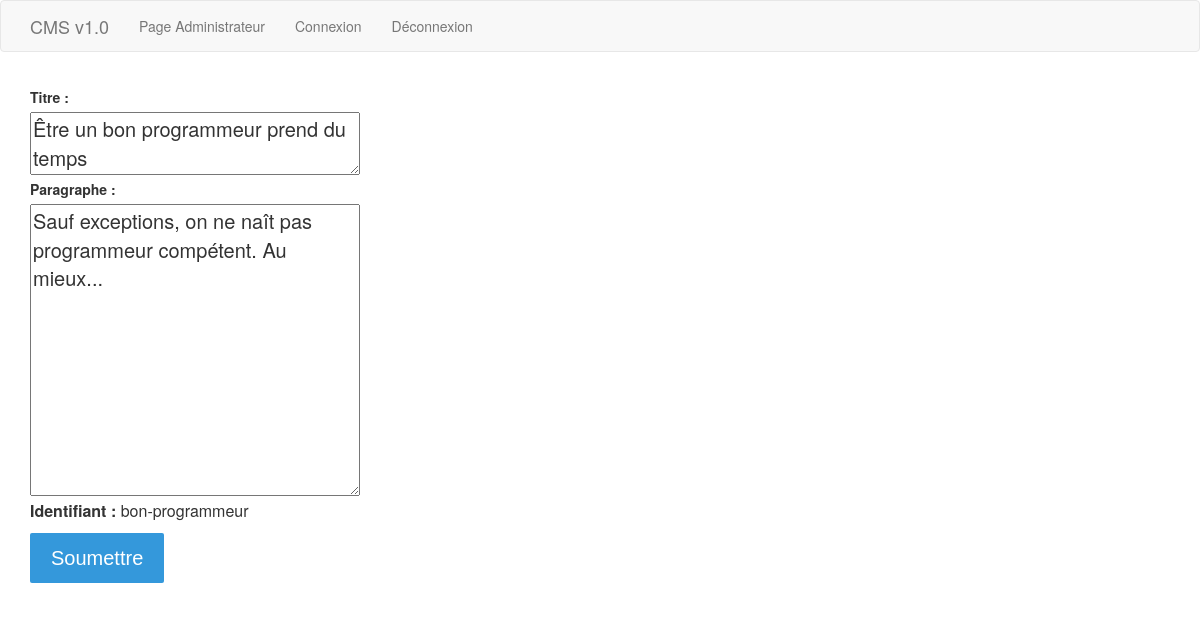
The page /admin-modifier/bon-programmeur (signed in) on the database its author committed.
### tables this page shows
CREATE TABLE article (
  id integer primary key,
  titre varchar(100),
  identifiant varchar(50),
  auteur varchar(100),
  date_publication text,
  paragraphe varchar(500)
);

### index.py (the view)
@app.route('/admin-modifier/<identifiant>', methods=['GET', 'POST'])
@authentication_required
def show_modifie_article_page(identifiant):
    article = get_db().get_article(identifiant)
    if article is None:
        return render_template('404.html'), 404
    return render_template('modifieArticle.html', article=article, identifiant=identifiant)

### database.py (called while the page is built)
    def get_connection(self):
        if self.connection is None:
            self.connection = sqlite3.connect('db/database.db')
        return self.connection

    def disconnect(self):
        if self.connection is not None:
            self.connection.close()

    def get_article(self, identifiant):
        cursor = self.get_connection().cursor()
        cursor.execute("select * from article where identifiant = :identifiant", {"identifiant": identifiant})
        article = cursor.fetchone()
        return article

### index.py (called while the page is built)
def authentication_required(f):
    @wraps(f)
    def decorated(*args, **kwargs):
        if not is_authenticated(session):
            return render_template("401.html"), 401
        return f(*args, **kwargs)
    return decorated

def get_db():
    db = getattr(g, '_database', None)
    if db is None:
        g._database = Database()
    return g._database

@app.teardown_appcontext
def close_connection(exception):
    db = getattr(g, '_database', None)
    if db is not None:
        db.disconnect()

def is_authenticated(session):
    return "id" in session

### templates/modifieArticle.html
{% extends "layout.html" %}
{% block contenu %}
<div>
  <form action="/editer" method="post">
    <label for="titre"> Titre : </label>
    <br/>
    <textarea name="titre">{{article[1]}}</textarea>
    <br/>
    <label for="paragraphe"> Paragraphe : </label>
    <br/>
    <textarea rows="10" name="paragraphe">{{article[5]}}</textarea>
    <br/>
    <p><strong>Identifiant :</strong> {{identifiant}}</p>
    <input class="btn" type="submit" value="Soumettre" />
 </form>
</div>
{% endblock %}

### rows shown on the page
article: titre "Être un bon programmeur prend du temps", paragraphe "Sauf exceptions, on ne naît pas programmeur compétent. Au mieux...", identifiant "bon-programmeur"
